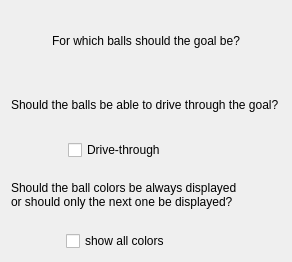
<ui version="4.0" >
 <class>SBoardGoalSettingsWidgetClass</class>
 <widget class="QWidget" name="SBoardGoalSettingsWidgetClass" >
  <property name="geometry" >
   <rect>
    <x>0</x>
    <y>0</y>
    <width>292</width>
    <height>262</height>
   </rect>
  </property>
  <property name="windowTitle" >
   <string>SBoardGoalSettingsWidget</string>
  </property>
  <layout class="QVBoxLayout" name="verticalLayout" >
   <item>
    <layout class="QHBoxLayout" name="horizontalLayout_3" >
     <item>
      <spacer name="horizontalSpacer_4" >
       <property name="orientation" >
        <enum>Qt::Horizontal</enum>
       </property>
       <property name="sizeHint" stdset="0" >
        <size>
         <width>40</width>
         <height>20</height>
        </size>
       </property>
      </spacer>
     </item>
     <item>
      <widget class="QLabel" name="label" >
       <property name="text" >
        <string>For which balls should the goal be?</string>
       </property>
      </widget>
     </item>
     <item>
      <spacer name="horizontalSpacer_5" >
       <property name="orientation" >
        <enum>Qt::Horizontal</enum>
       </property>
       <property name="sizeHint" stdset="0" >
        <size>
         <width>40</width>
         <height>20</height>
        </size>
       </property>
      </spacer>
     </item>
    </layout>
   </item>
   <item>
    <layout class="QVBoxLayout" name="radioLayout" />
   </item>
   <item>
    <widget class="QLabel" name="label_6" >
     <property name="text" >
      <string>Should the balls be able to drive through the goal?</string>
     </property>
    </widget>
   </item>
   <item>
    <layout class="QHBoxLayout" name="horizontalLayout_2" >
     <item>
      <spacer name="horizontalSpacer" >
       <property name="orientation" >
        <enum>Qt::Horizontal</enum>
       </property>
       <property name="sizeHint" stdset="0" >
        <size>
         <width>40</width>
         <height>20</height>
        </size>
       </property>
      </spacer>
     </item>
     <item>
      <widget class="QCheckBox" name="checkBoxConnected" >
       <property name="text" >
        <string>Drive-through</string>
       </property>
      </widget>
     </item>
     <item>
      <spacer name="horizontalSpacer_2" >
       <property name="orientation" >
        <enum>Qt::Horizontal</enum>
       </property>
       <property name="sizeHint" stdset="0" >
        <size>
         <width>40</width>
         <height>20</height>
        </size>
       </property>
      </spacer>
     </item>
     <item>
      <spacer name="horizontalSpacer_3" >
       <property name="orientation" >
        <enum>Qt::Horizontal</enum>
       </property>
       <property name="sizeHint" stdset="0" >
        <size>
         <width>40</width>
         <height>20</height>
        </size>
       </property>
      </spacer>
     </item>
    </layout>
   </item>
   <item>
    <widget class="QLabel" name="label_7" >
     <property name="text" >
      <string>&lt;!DOCTYPE HTML PUBLIC "-//W3C//DTD HTML 4.0//EN" "http://www.w3.org/TR/REC-html40/strict.dtd">
&lt;html>&lt;head>&lt;meta name="qrichtext" content="1" />&lt;style type="text/css">
p, li { white-space: pre-wrap; }
&lt;/style>&lt;/head>&lt;body style=" font-family:'Sans Serif'; font-size:9pt; font-weight:400; font-style:normal;">
&lt;p style=" margin-top:0px; margin-bottom:0px; margin-left:0px; margin-right:0px; -qt-block-indent:0; text-indent:0px;">Should the ball colors be always displayed&lt;br />or should only the next one be displayed?&lt;/p>&lt;/body>&lt;/html></string>
     </property>
    </widget>
   </item>
   <item>
    <layout class="QHBoxLayout" name="horizontalLayout" >
     <item>
      <spacer name="horizontalSpacer_7" >
       <property name="orientation" >
        <enum>Qt::Horizontal</enum>
       </property>
       <property name="sizeHint" stdset="0" >
        <size>
         <width>40</width>
         <height>20</height>
        </size>
       </property>
      </spacer>
     </item>
     <item>
      <widget class="QCheckBox" name="checkBoxShowAll" >
       <property name="text" >
        <string>show all colors</string>
       </property>
      </widget>
     </item>
     <item>
      <spacer name="horizontalSpacer_8" >
       <property name="orientation" >
        <enum>Qt::Horizontal</enum>
       </property>
       <property name="sizeHint" stdset="0" >
        <size>
         <width>40</width>
         <height>20</height>
        </size>
       </property>
      </spacer>
     </item>
     <item>
      <spacer name="horizontalSpacer_9" >
       <property name="orientation" >
        <enum>Qt::Horizontal</enum>
       </property>
       <property name="sizeHint" stdset="0" >
        <size>
         <width>40</width>
         <height>20</height>
        </size>
       </property>
      </spacer>
     </item>
    </layout>
   </item>
  </layout>
 </widget>
 <layoutdefault spacing="6" margin="11" />
 <resources/>
 <connections/>
</ui>
